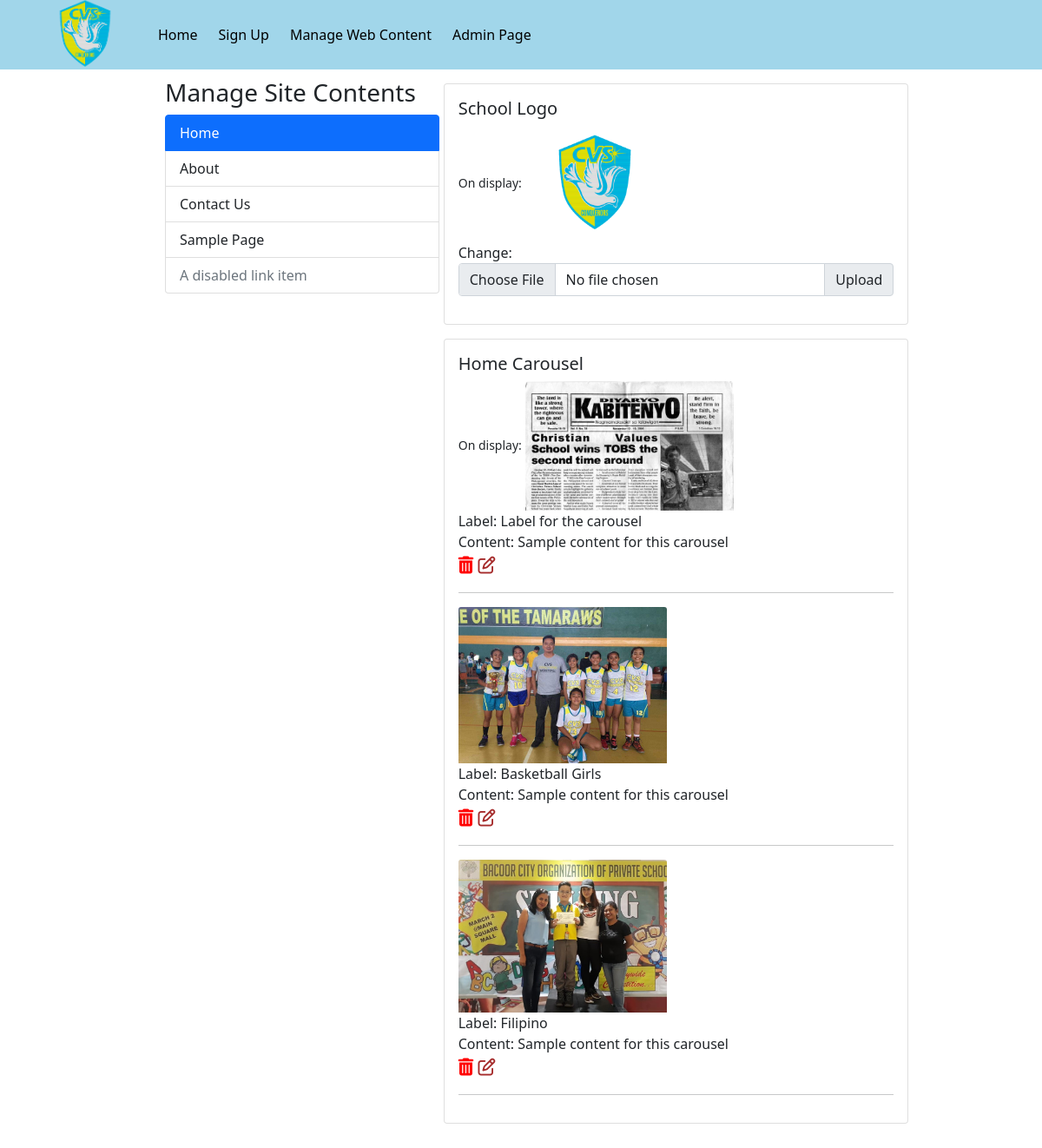
The app's page /web-content/ with its own data.
### cms/models.py (models this page shows, shortened)
class SchoolLogo(models.Model):
    image = models.ImageField(upload_to = UploadToPathAndRename,max_length= 255,)
    class Meta:
        verbose_name_plural = 'School Logo'

class HomeCarousel(models.Model):
    image = models.ImageField(upload_to= 'homecarousel', max_length= 255,)
    label = models.CharField(max_length = 255)
    content = models.CharField(max_length= 255)
    class Meta:
        verbose_name_plural = 'Home Page Carousel'

### cms/views.py (the view)
# urls.py: path('', cms.contentmanagement, name ='cms' ),
def contentmanagement(request):
    logoform = ChangeLogoForm()
    homecarouselform = HomeCarouselForm()
    carouselpics = HomeCarousel.objects.all()
    context = {
        'logoform': logoform,
        'homecarouselform': homecarouselform,
        'carouselpics': carouselpics,
    }
    return render(request, 'cms/content-management.html', context)

### forms/cms.py
class ChangeLogoForm(forms.ModelForm):
    class Meta:
        model = SchoolLogo
        fields = "__all__"

class HomeCarouselForm(forms.ModelForm):
    class Meta:
        model = HomeCarousel
        fields = "__all__"

### cms/context_processors.py (called while the page is built)
def add_data_to_base_template(request):
    logo = SchoolLogo.objects.first()
    sitebackground = SiteBackground.objects.first()
    context = {
        'logo':logo,
        'background': sitebackground,
    }
    return context

### templates/cms/content-management.html (shortened to what this page needs)
{% extends 'base.html' %}
{% load crispy_forms_tags %}
{% load static %}
{% block style %}
    <link rel="stylesheet" type="text/css" href="{% static 'css/cms.css' %}">
{% endblock %}
{% block content %}
<div class="container">
    <div class="sticky-sidebar-page">
        <div class="sidebar">
            <h3>Manage Site Contents</h3>
            <div class="list-group">
                <button class="list-group-item list-group-item-action active" aria-current="true" onClick="showHomeContent()" id="homeButton">Home</button>
                <button class="list-group-item list-group-item-action" aria-current="true" onClick="showAboutContent()" id="aboutButton">About</button>
                <a href="#" class="list-group-item list-group-item-action">Contact Us</a>
                <a href="#" class="list-group-item list-group-item-action">Sample Page</a>
                <a href="#" class="list-group-item list-group-item-action disabled" tabindex="-1" aria-disabled="true">A disabled link item</a>
            </div>
        </div>
        <div class="sandbox">
            <div class="page-content" id="page-content">
                <div class="card" id="school-logo">
                    <div class="card-body">
                        <h5>School Logo</h5>
                        <small>On display:</small>
                        <img src="{{logo.image.url}}" class="card-img-top" id="img" alt="..." style="max-width: 10rem; max-height: 10rem;"> <br>
                        <label for="inputGroupFile02">Change:</label>
                    <form action="{% url 'changelogo' %}" method="POST"  enctype="multipart/form-data" id="logo-form">
                        <div class="input-group mb-3">
                            <input type="file" name="image" class="form-control" required id="inputGroupFile02">
                            <button type="submit" class="input-group-text" for="inputGroupFile02">Upload
                            </button>
                        </div>
                    </form>
                    </div>
                </div>
                <div class="card" id="carousel">
                    <div class="card-body">
                        <h5>Home Carousel</h5>
                        <small>On display:</small>
                        {% for pic in carouselpics %}
                            <img id="img-{{pic.id}}" src="{{pic.image.url}}" class="card-img-top" alt="..." style="max-width: 15rem; max-height: 15rem;"> <br>
                            Label: {{pic.label}} <br>
                            Content: {{pic.content}}<br>
                            <span style="font-size: 20px;">
                                <span style="color: red;">
                                   <i class="fas fa-trash-alt"></i>
                                </span>
                                <span style="color:brown">
                                    <i class="far fa-edit"></i>
                                </span>
                            </span>
                            <br>
                            <hr>
                        {% endfor %}
                    </div>
                </div>
            </div>
        </div>
    </div>
</div>
{% endblock %}

### templates/base.html (shortened to what this page needs)
    {% load static %}
<!doctype html>
<html lang="en">
  <head>
    <link href="https://cdn.jsdelivr.net/npm/bootstrap@5.0.0-beta3/dist/css/bootstrap.min.css" rel="stylesheet">
    <link rel="stylesheet" type="text/css" href="{% static './css/navbar.css/' %}">
    {% block style %}
    {% endblock %}
  </head>
  <body>
    {% include 'navbar.html' %}
    {% block content %}
    {% endblock %}
  </body>
</html>

### templates/navbar.html (shortened to what this page needs)
 {% load static %}
<nav class="navbar navbar-expand-lg navbar-light bg-light sticky-top">
      <div class="container">
        <a class="navbar-brand" href="{% url 'index' %}" id="logo-div"><img src="{{logo.image.url}}" alt="no image provided" style="max-width: 7rem; max-height: 7rem;"></a>
        <div class="collapse navbar-collapse" id="navbarNav">
          <ul class="navbar-nav">
            <li class="nav-item">
              <a class="nav-link" aria-current="page" href="{% url 'index' %}">Home</a>
            </li>
            <li class="nav-item ">
              <a class="nav-link" href="{% url 'accounts:register' %}">Sign Up</a>
            </li>
            <li class="nav-item">
              <a class="nav-link" href="{% url 'cms' %}">Manage Web Content</a>
            </li>
            <li class="nav-item">
              <a class="nav-link" href="{% url 'admin:index' %}" tabindex="-1">Admin Page</a>
            </li>
          </ul>
        </div>
      </div>
</nav>

### static/css/navbar.css (style rules this page uses)
.navbar { background-color: #a1d6ea !important; max-height: 5rem; }
.navbar .navbar-brand { color: #000000 !important; }
.navbar .navbar-nav .nav-link { color: #000000 !important; border-radius: .25rem !important; margin: 0 0.25em !important; }
.navbar .navbar-collapse, .navbar .navbar-form { border-color: #000000 !important; }

### static/css/cms.css (style rules this page uses)
.sticky-sidebar-page { width: 80%; margin: 0 auto; }
.sticky-sidebar-page::after { display: table; content: ""; clear: both; }
.sticky-sidebar-page .sandbox { width: 60%; margin: 0 0 40px; float: right; }
.sticky-sidebar-page .sidebar { padding: 10px 10px 30px; box-sizing: border-box; float: left; border-radius: 2px; position: fixed; left: 15%; width: 28%; }
.card { margin:1rem 0 1rem; }

### records on screen
SchoolLogo: image (picture)
HomeCarousel: image (picture), label "Label for the carousel", content "Sample content for this carousel"
HomeCarousel: image (picture), label "Basketball Girls", content "Sample content for this carousel"
HomeCarousel: image (picture), label "Filipino", content "Sample content for this carousel"
